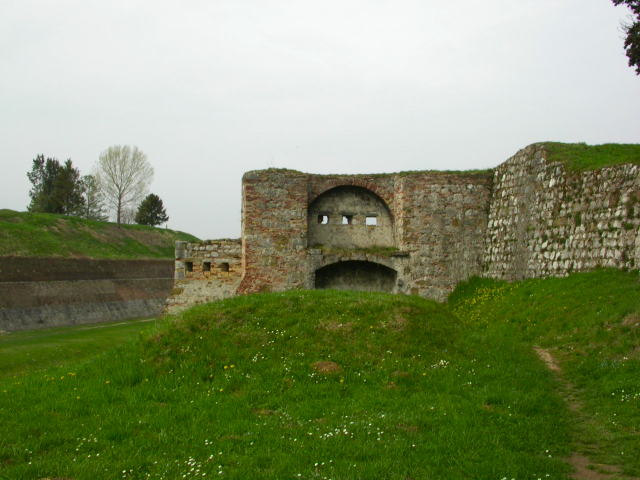
#> input picture Homework 2/img1.png, 640 x 480 px
$ python Checkpoint.py
#> lines starting #> are read from the running program, lines starting #| are printed output that depends on the picture
# -*- coding: utf-8 -*-
"""
Created on Thu Nov  9 21:30:26 2017

@author: admin
"""

import cv2

import numpy as np
from matplotlib import pyplot as plt

img1 = cv2.imread('img1.png',0)          # queryImage
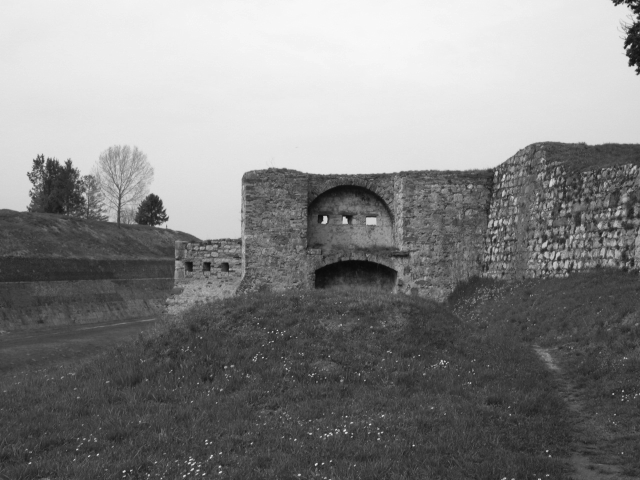
#> img1: shape (480, 640); min 10, max 249, mean 132.7
img2 = cv2.imread('img2.png',0) # trainImage
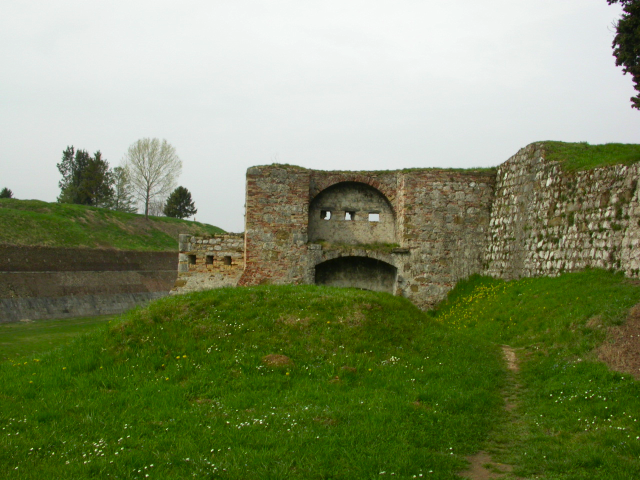
#> input picture Homework 2/img2.png, 640 x 480 px
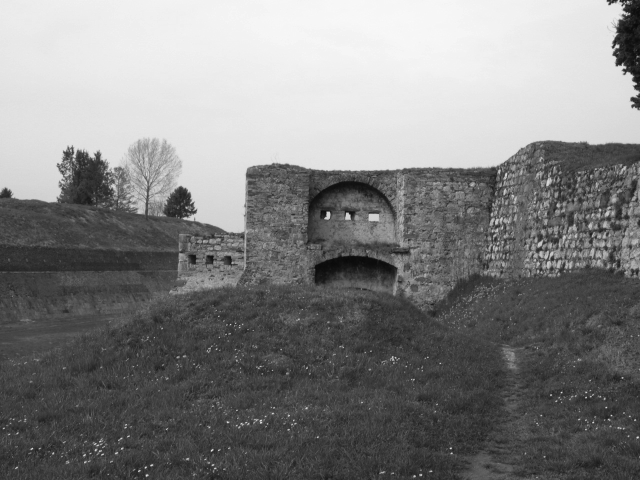
#> img2: shape (480, 640); min 9, max 249, mean 130

  # Initiate ORB detector
orb = cv2.ORB_create()

# find the keypoints and descriptors with ORB
kp1, des1 = orb.detectAndCompute(img1,None)
#> kp1 = 500 keypoints; strongest (x, y, size): (325, 217, 31), (324, 217, 37.2), (323, 222, 31), (346, 221, 37.2)
kp2, des2 = orb.detectAndCompute(img2,None)
#> kp2 = 500 keypoints; strongest (x, y, size): (347, 214, 31), (327, 212, 31), (328, 214, 37.2), (326, 218, 31)

  # create BFMatcher object
bf = cv2.BFMatcher(cv2.NORM_HAMMING, crossCheck=True)

 # Match descriptors.
matches = bf.match(des1,des2)
#> matches = 307 matches

 # Sort them in the order of their distance.
matches = sorted(matches, key = lambda x:x.distance)

 # Draw first 10 matches.
img3 = cv2.drawMatches(img1,kp1,img2,kp2,matches[:80] ,None, flags=2)
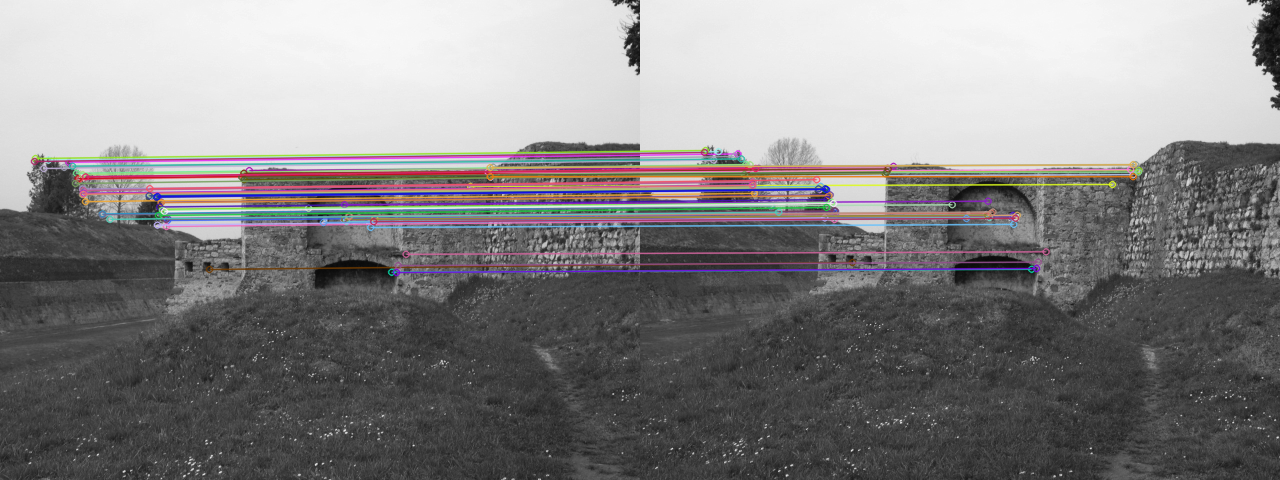
#> img3: shape (480, 1280, 3); mean of channels 0, 1, 2 132, 131.4, 133.3; drawn as B, G, R

plt.imshow(img3),plt.show()

list_kp1 = [kp1[mat.queryIdx].pt for mat in matches]
#> list_kp1 = 307 pairs, first value 34 to 602, second value 155 to 433.2
list_kp2 = [kp2[mat.trainIdx].pt for mat in matches]
#> list_kp2 = 307 pairs, first value 32 to 596, second value 147 to 448
